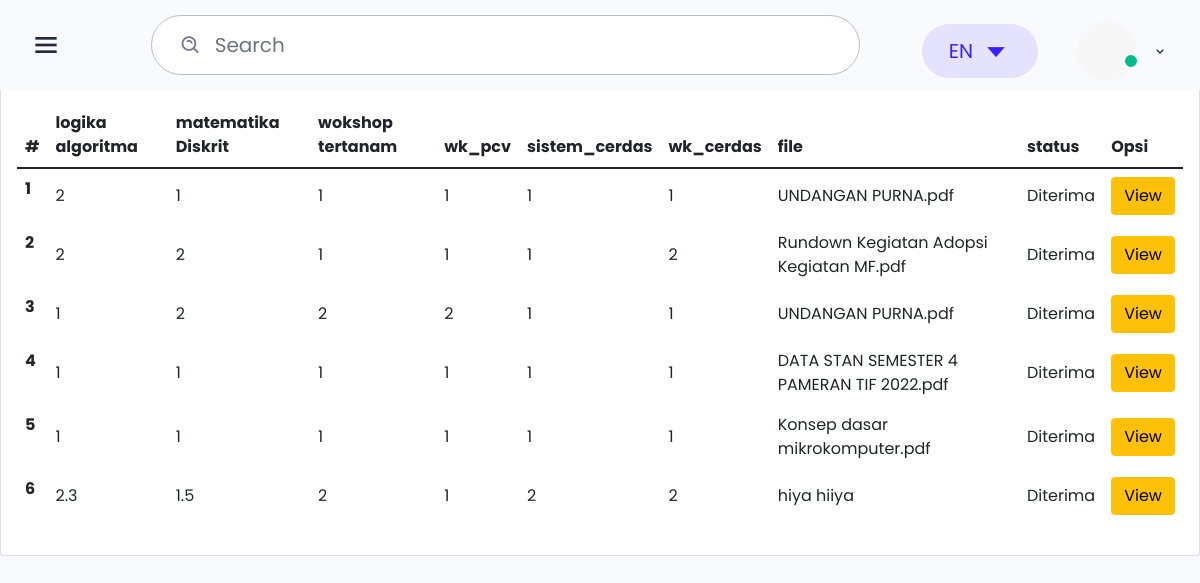
The page /protend/data_mahasiswa.php on the database as committed earlier.
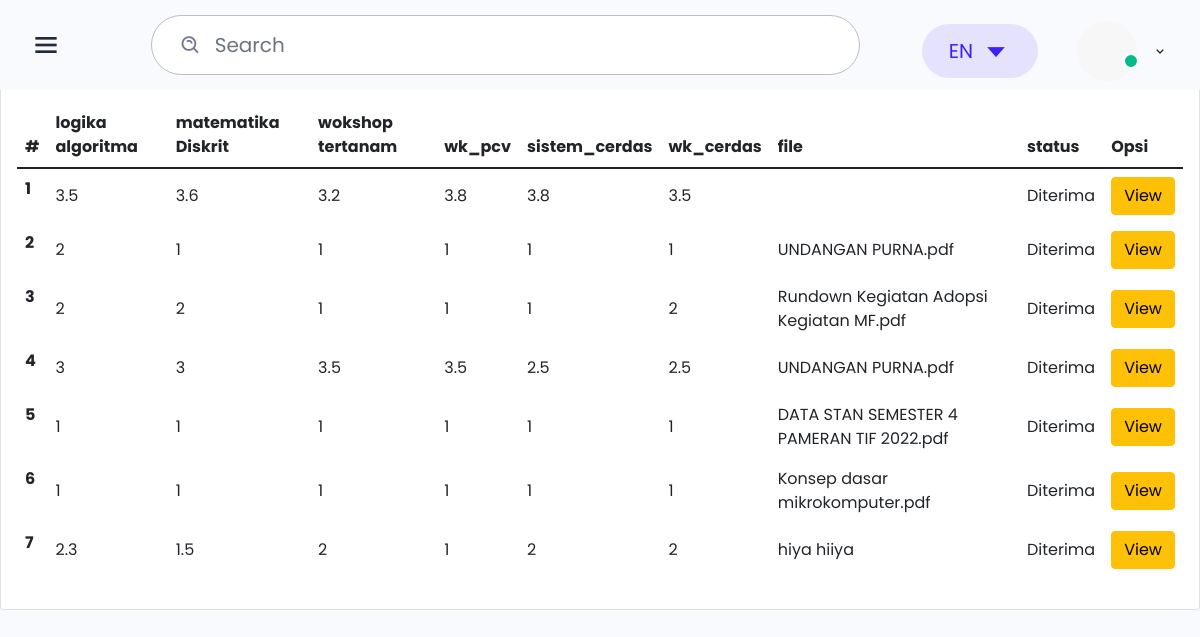
The same page on the database as committed later.
### tables this page shows
CREATE TABLE `mata_kuliah` (
  `id_matkul` int(11) NOT NULL,
  `logika_algoritma` float NOT NULL,
  `matematika_Diskrit` float NOT NULL,
  `wk_sistemtertanam` float NOT NULL,
  `wk_pcv` float NOT NULL,
  `sistem_cerdas` float NOT NULL,
  `wk_sistem_cerdas` float NOT NULL,
  `name` text NOT NULL,
  `file` varchar(50) NOT NULL,
  `id_status` int(3) NOT NULL DEFAULT '0',
  `id_nilai_skripsi` int(3) NOT NULL DEFAULT '0'
);

### protend/data_mahasiswa.php (the view, shortened to what this page needs)
<!DOCTYPE html>
<html lang="en">
<head>
    <link href='https://unpkg.com/boxicons@2.0.7/css/boxicons.min.css' rel='stylesheet'>
    <link rel="stylesheet" href="css/icons.min.css">
    <link rel="stylesheet" href="./css/bootstrap.min.css">
    <link rel="stylesheet" href="./css/grid.css">
    <link rel="stylesheet" href="./css/style.css">
    <link rel="stylesheet" href="./css/responsive.css">
</head>
<body class="sidebar-expand">
    <div class="main-header">
        <div class="d-flex">
            <div class="mobile-toggle" id="mobile-toggle">
                <i class='bx bx-menu'></i>
            </div>
        </div>
        <div class="d-flex align-items-center">
            <form class="app-search d-none d-lg-block">
                <div class="position-relative">
                    <input type="text" class="form-control" placeholder="Search">
                    <span class="bx bx-search-alt"></span>
                </div>
            </form>
            <div class="dropdown d-inline-block">
                <button type="button" class="btn header-item" data-bs-toggle="dropdown" aria-haspopup="true" aria-expanded="false">
                        <span class="btn dropdown-toggle" id="header-lang-img">
                            EN
                            <i class='bx bx-caret-down'></i>
                        </span>
                    </button>
            </div>
            <div class="dropdown d-inline-block mt-12">
                <button type="button" class="btn header-item waves-effect" id="page-header-user-dropdown" data-bs-toggle="dropdown" aria-haspopup="true" aria-expanded="false">
                        <img class="rounded-circle header-profile-user" src="./images/profile/profile.png"
                            alt="Header Avatar">
                        <span class="pulse-css"></span>
                        <i class='bx bx-chevron-down'></i>
                    </button>
            </div>
        </div>
    </div>
    <div class="main">
<h1>Tegar karunia ilham</h1>
    <div class="card">
            <div class="card-title mb-0 fs-22">
            </div>
            <div class="card-body">
                <table class="table">
                    <thead>
                        <tr>
                            <th scope="col">#</th>
                            <th scope="col">logika algoritma</th>
                            <th scope="col">matematika Diskrit</th>
                            <th scope="col">wokshop tertanam</th>
                            <th scope="col">wk_pcv</th>
                            <th scope="col">sistem_cerdas</th>
                            <th scope="col">wk_cerdas</th>
                            <th scope="col">file</th>
                            <th scope="col">status</th>
                            <th scope="col">Opsi</th>
                        </tr>
                    </thead>
                    <tbody>
                        <?php
                        include 'koneksi.php';
                        $sql2   = "select * from mata_kuliah order by id_matkul desc";
                        $q2     = mysqli_query($koneksi, $sql2);
                        $urut   = 1;
                        while ($r2 = mysqli_fetch_array($q2)) {
                            $logika_algoritma        = $r2['logika_algoritma'];
                            $matematika_Diskrit       = $r2['matematika_Diskrit'];
                            $wk_sistemtertanam     = $r2['wk_sistemtertanam'];
                            $wk_pcv   = $r2['wk_pcv'];
                            $sistem_cerdas     = $r2['sistem_cerdas'];
                            $wk_sistem_cerdas  = $r2['wk_sistem_cerdas'];
                            $file     = $r2['file'];
                        ?>
                            <tr>
                                <th scope="row"><?php echo $urut++ ?></th>
                                <td scope="row"><?php echo $logika_algoritma ?></td>
                                <td scope="row"><?php echo $matematika_Diskrit ?></td>
                                <td scope="row"><?php echo $wk_sistemtertanam ?></td>
                                <td scope="row"><?php echo $wk_pcv ?></td>
                                <td scope="row"><?php echo $sistem_cerdas ?></td>
                                <td scope="row"><?php echo $wk_sistem_cerdas ?></td>
                                <td scope="row"><?php echo $file ?></td>
                                <td scope="row">Diterima</td>
                                <td><a href="document_view.php?id_file=,?php echo$sb['id_file']?>" class="btn btn-warning" title="View File"style="box-shadow: 8px ">View</a></td>
                            </tr>
                        <?php
                        }
                        ?>
                    </tbody>
                </table>
            </div>
        </div>
    </div>
</body>
</html>

### protend/css/responsive.css (style rules this page uses)
@media only screen and (max-width: 1200px) { .main-header { height: 90px; padding-left: 30px; } }

Rows that differ between the two databases and show on the page:
added mata_kuliah: logika_algoritma "3.5", matematika_Diskrit "3.6", wk_sistemtertanam "3.2", wk_pcv "3.8", sistem_cerdas "3.8", wk_sistem_cerdas "3.5"
changed mata_kuliah (number 4 of 7 on the later page): logika_algoritma "1" → "3"; matematika_Diskrit "2" → "3"; wk_sistemtertanam "2" → "3.5"; wk_pcv "2" → "3.5"; sistem_cerdas "1" → "2.5"; wk_sistem_cerdas "1" → "2.5"
